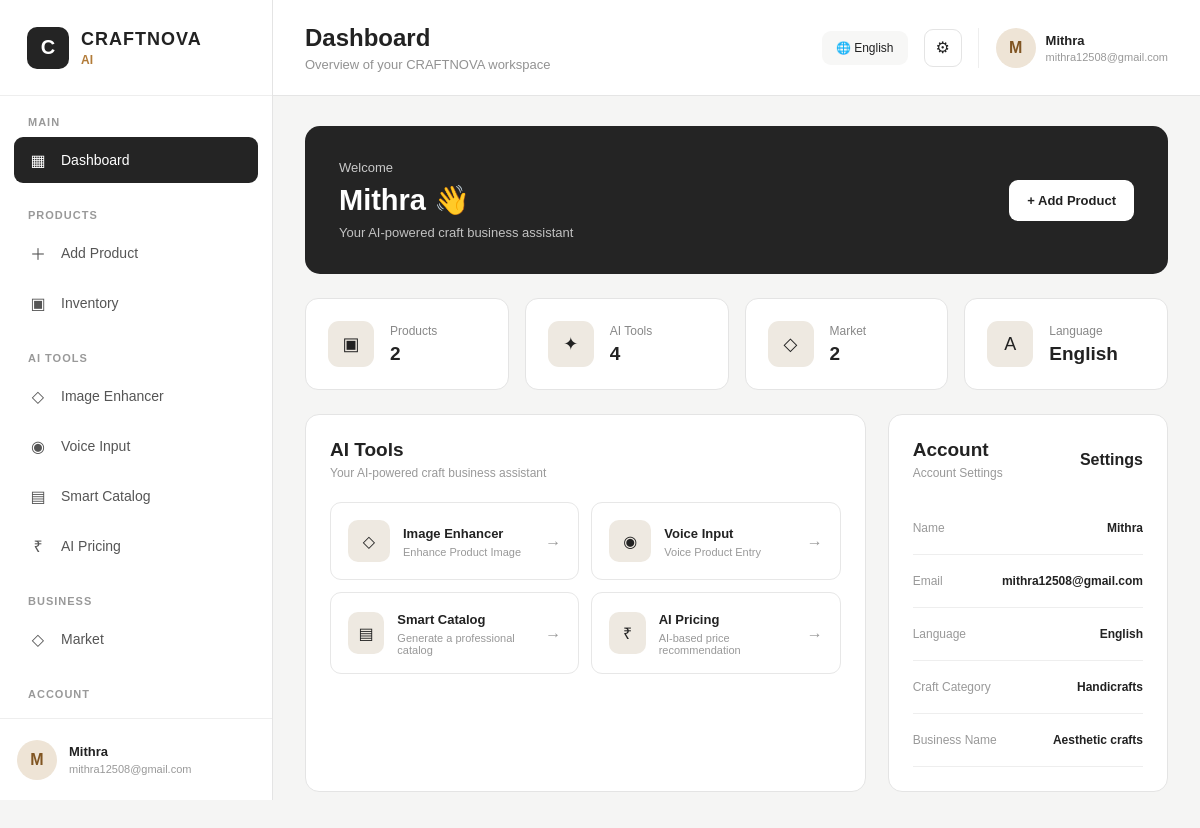
/dashboard (signed in), run on the app's committed database.
### tables this page shows
CREATE TABLE users (
            id INTEGER PRIMARY KEY AUTOINCREMENT,
            name TEXT NOT NULL,
            email TEXT UNIQUE NOT NULL,
            password TEXT NOT NULL,
            language TEXT DEFAULT 'English',
            craft_category TEXT,
            business_name TEXT
        );

### app.py (the view)
@app.route("/dashboard")
def dashboard():
    if "user_id" not in session:
        return redirect(
            url_for("login")
        )
    user = get_user_by_id(
        session["user_id"]
    )
    if not user:
        session.clear()
        return redirect(
            url_for("login")
        )
    session["user"] = user
    products = get_products(
        session["user_id"]
    )
    return render_template(
        "dashboard.html",
        user=user,
        products=products,
        active_page="dashboard",
        page_title="Dashboard",
        page_subtitle="Overview of your CRAFTNOVA workspace"
    )

### app.py (called while the page is built)
@app.context_processor
def inject_global_data():
    language = "English"
    current_user = None
    if "user_id" in session:
        current_user = get_user_by_id(
            session["user_id"]
        )
        if current_user:
            if current_user[4]:
                language = current_user[4]
    def t(text):
        return translate(
            text,
            language
        )
    return {
        "t": t,
        "current_language": language,
        "current_user": current_user
    }

### database/database.py (called while the page is built)
def get_connection():
    return sqlite3.connect(DATABASE_PATH)

def get_user_by_id(user_id):
    connection = get_connection()
    cursor = connection.cursor()
    cursor.execute("""
        SELECT *
        FROM users
        WHERE id = ?
    """, (user_id,))
    user = cursor.fetchone()
    connection.close()
    return user

def get_products(user_id):
    connection = get_connection()
    cursor = connection.cursor()
    cursor.execute("""
        SELECT *
        FROM products
        WHERE user_id = ?
        ORDER BY created_at DESC
    """, (user_id,))
    products = cursor.fetchall()
    connection.close()
    return products

### models/language.py (called while the page is built)
def translate(key, language="English"):
    language = language if language in TRANSLATIONS else "English"
    if key in TRANSLATIONS[language]:
        return TRANSLATIONS[language][key]
    if key in TRANSLATIONS["English"]:
        return TRANSLATIONS["English"][key]
    return key

### templates/dashboard.html (shortened to what this page needs)
{% extends "base.html" %}
{% block content %}
<div class="welcome-card">
    <div>
        <div class="welcome-small">
            Welcome
        </div>
        <h2>
            {{ user[1] }} 👋
        </h2>
        <p>
            Your AI-powered craft business assistant
        </p>
    </div>
    <a href="{{ url_for('add_product_page') }}"
       class="add-button">
        + {{ t("Add Product") }}
    </a>
</div>
<div class="stats-grid">
    <div class="stat-card">
        <div class="stat-icon">
            ▣
        </div>
        <div class="stat-info">
            <span>{{ t("Products") }}</span>
            <strong>{{ products|length }}</strong>
        </div>
    </div>
    <div class="stat-card">
        <div class="stat-icon">
            ✦
        </div>
        <div class="stat-info">
            <span>{{ t("AI Tools") }}</span>
            <strong>4</strong>
        </div>
    </div>
    <div class="stat-card">
        <div class="stat-icon">
            ◇
        </div>
        <div class="stat-info">
            <span>{{ t("Market") }}</span>
            <strong>{{ products|length }}</strong>
        </div>
    </div>
    <div class="stat-card">
        <div class="stat-icon">
            A
        </div>
        <div class="stat-info">
            <span>{{ t("Language") }}</span>
            <strong>{{ current_language }}</strong>
        </div>
    </div>
</div>
<div class="dashboard-grid">
    <div class="dashboard-card">
        <div class="card-heading">
            <div>
                <h2>
                    {{ t("AI Tools") }}
                </h2>
                <p>
                    Your AI-powered craft business assistant
                </p>
            </div>
        </div>
        <div class="tool-grid">
            <a href="{{ url_for('image_enhancer') }}"
               class="tool-card">
                <div class="tool-icon">
                    ◇
                </div>
                <div>
                    <strong>
                        {{ t("Image Enhancer") }}
                    </strong>
                    <span>
                        {{ t("Enhance Product Image") }}
                    </span>
                </div>
                <div class="tool-arrow">
                    →
                </div>
            </a>
            <a href="{{ url_for('voice_input') }}"
               class="tool-card">
                <div class="tool-icon">
                    ◉
                </div>
                <div>
                    <strong>
                        {{ t("Voice Input") }}
                    </strong>
                    <span>
                        {{ t("Voice Product Entry") }}
                    </span>
                </div>
                <div class="tool-arrow">
                    →
                </div>
            </a>
            <a href="{{ url_for('catalog') }}"
               class="tool-card">
                <div class="tool-icon">
                    ▤
                </div>
                <div>
                    <strong>
                        {{ t("Smart Catalog") }}
                    </strong>
                    <span>
                        Generate a professional catalog
                    </span>
                </div>
                <div class="tool-arrow">
                    →
                </div>
            </a>
            <a href="{{ url_for('pricing') }}"
               class="tool-card">
                <div class="tool-icon">
                    ₹
                </div>
                <div>
                    <strong>
                        {{ t("AI Pricing") }}
                    </strong>
                    <span>
                        AI-based price recommendation
                    </span>
                </div>
                <div class="tool-arrow">
                    →
                </div>
            </a>
        </div>
    </div>
    <div class="dashboard-card">
        <div class="card-heading">
            <div>
                <h2>
                    {{ t("Account") }}
                </h2>
                <p>
                    {{ t("Account Settings") }}
                </p>
            </div>
            <a href="{{ url_for('settings') }}">
                <strong>
                    {{ t("Settings") }}
                </strong>
            </a>
        </div>
        <div class="account-list">
            <div class="account-row">
                <span>{{ t("Name") }}</span>
                <strong>{{ user[1] }}</strong>
            </div>
            <div class="account-row">
                <span>{{ t("Email") }}</span>
                <strong>{{ user[2] }}</strong>
            </div>
            <div class="account-row">
                <span>{{ t("Language") }}</span>
                <strong>{{ user[4] }}</strong>
            </div>
            <div class="account-row">
                <span>{{ t("Craft Category") }}</span>
                <strong>{{ user[5] }}</strong>
            </div>
            <div class="account-row">
                <span>{{ t("Business Name") }}</span>
                <strong>{{ user[6] }}</strong>
            </div>
        </div>
    </div>
</div>
{% endblock %}

### templates/base.html (shortened to what this page needs)
<!DOCTYPE html>
<html lang="en">
<head>
    <link rel="stylesheet"
          href="{{ url_for('static', filename='css/style.css') }}">
</head>
<body>
<div class="app-shell">
    <aside class="sidebar">
        <div class="brand">
            <div class="brand-logo">
                C
            </div>
            <div>
                <div class="brand-name">
                    CRAFTNOVA
                </div>
                <div class="brand-ai">
                    AI
                </div>
            </div>
        </div>
        <div class="sidebar-scroll">
            <div class="nav-section">
                <div class="nav-title">
                    MAIN
                </div>
                <a href="{{ url_for('dashboard') }}"
                   class="nav-item {% if active_page == 'dashboard' %}active{% endif %}">
                    <span class="nav-icon">▦</span>
                    <span>{{ t("Dashboard") }}</span>
                </a>
            </div>
            <div class="nav-section">
                <div class="nav-title">
                    PRODUCTS
                </div>
                <a href="{{ url_for('add_product_page') }}"
                   class="nav-item {% if active_page == 'add-product' %}active{% endif %}">
                    <span class="nav-icon">＋</span>
                    <span>{{ t("Add Product") }}</span>
                </a>
                <a href="{{ url_for('inventory') }}"
                   class="nav-item {% if active_page == 'inventory' %}active{% endif %}">
                    <span class="nav-icon">▣</span>
                    <span>{{ t("Inventory") }}</span>
                </a>
            </div>
            <div class="nav-section">
                <div class="nav-title">
                    AI TOOLS
                </div>
                <a href="{{ url_for('image_enhancer') }}"
                   class="nav-item {% if active_page == 'image-enhancer' %}active{% endif %}">
                    <span class="nav-icon">◇</span>
                    <span>{{ t("Image Enhancer") }}</span>
                </a>
                <a href="{{ url_for('voice_input') }}"
                   class="nav-item {% if active_page == 'voice-input' %}active{% endif %}">
                    <span class="nav-icon">◉</span>
                    <span>{{ t("Voice Input") }}</span>
                </a>
                <a href="{{ url_for('catalog') }}"
                   class="nav-item {% if active_page == 'catalog' %}active{% endif %}">
                    <span class="nav-icon">▤</span>
                    <span>{{ t("Smart Catalog") }}</span>
                </a>
                <a href="{{ url_for('pricing') }}"
                   class="nav-item {% if active_page == 'pricing' %}active{% endif %}">
                    <span class="nav-icon">₹</span>
                    <span>{{ t("AI Pricing") }}</span>
                </a>
            </div>
            <div class="nav-section">
                <div class="nav-title">
                    BUSINESS
                </div>
                <a href="{{ url_for('market') }}"
                   class="nav-item {% if active_page == 'market' %}active{% endif %}">
                    <span class="nav-icon">◇</span>
                    <span>{{ t("Market") }}</span>
                </a>
            </div>
            <div class="nav-section">
                <div class="nav-title">
                    ACCOUNT
                </div>
                <a href="{{ url_for('settings') }}"
                   class="nav-item {% if active_page == 'settings' %}active{% endif %}">
                </a>
            </div>
        </div>
        {% if current_user %}
        <div class="sidebar-user">
            <div class="avatar">
                {{ current_user[1][0]|upper }}
            </div>
            <div class="sidebar-user-info">
                <strong>
                    {{ current_user[1] }}
                </strong>
                <span>
                    {{ current_user[2] }}
                </span>
            </div>
        </div>
        {% endif %}
    </aside>
    <main class="main-area">
        <header class="topbar">
            <div>
                <h1>
                    {% if page_title %}
                        {{ t(page_title) }}
                    {% else %}
                        {{ t("Dashboard") }}
                    {% endif %}
                </h1>
                <p>
                    {% if page_subtitle %}
                        {{ t(page_subtitle) }}
                    {% else %}
                        Welcome to CRAFTNOVA AI
                    {% endif %}
                </p>
            </div>
            <div class="topbar-right">
                <div class="language-pill">
                    🌐 {{ current_language }}
                </div>
                <a href="{{ url_for('settings') }}"
                   class="settings-button">
                    ⚙
                </a>
                {% if current_user %}
                <div class="top-user">
                    <div class="top-avatar">
                        {{ current_user[1][0]|upper }}
                    </div>
                    <div>
                        <strong>
                            {{ current_user[1] }}
                        </strong>
                        <span>
                            {{ current_user[2] }}
                        </span>
                    </div>
                </div>
                {% endif %}
            </div>
        </header>
        <section class="page-area">
            {% block content %}
            {% endblock %}
        </section>
    </main>
</div>
</body>
</html>

### templates/dashboard.html (style rules this page uses)
.account-list { margin-top: 5px; }
.account-row { min-height: 53px; border-bottom: 1px solid #eeeeee; display: flex; align-items: center; justify-content: space-between; gap: 15px; }
.account-row span { color: #999; font-size: 12px; }
.account-row strong { font-size: 12px; text-align: right; }

### data on the page
users: name "M", name "Mithra", email "mithra12508@gmail.com", language "English", craft_category "Handicrafts", business_name "Aesthetic crafts"

### other printed values
{{ t("Dashboard") }} "Dashboard"
{{ t("Add Product") }} "Add Product"
{{ t("Inventory") }} "Inventory"
{{ t("Image Enhancer") }} "Image Enhancer"
{{ t("Voice Input") }} "Voice Input"
{{ t("Smart Catalog") }} "Smart Catalog"
{{ t("AI Pricing") }} "AI Pricing"
{{ t("Market") }} "Market"
{{ t(page_title) }} "Dashboard"
{{ t(page_subtitle) }} "Overview of your CRAFTNOVA workspace"
{{ t("Products") }} "Products"
{{ products|length }} "2"
{{ t("AI Tools") }} "AI Tools"
{{ t("Language") }} "Language"
{{ t("Enhance Product Image") }} "Enhance Product Image"
